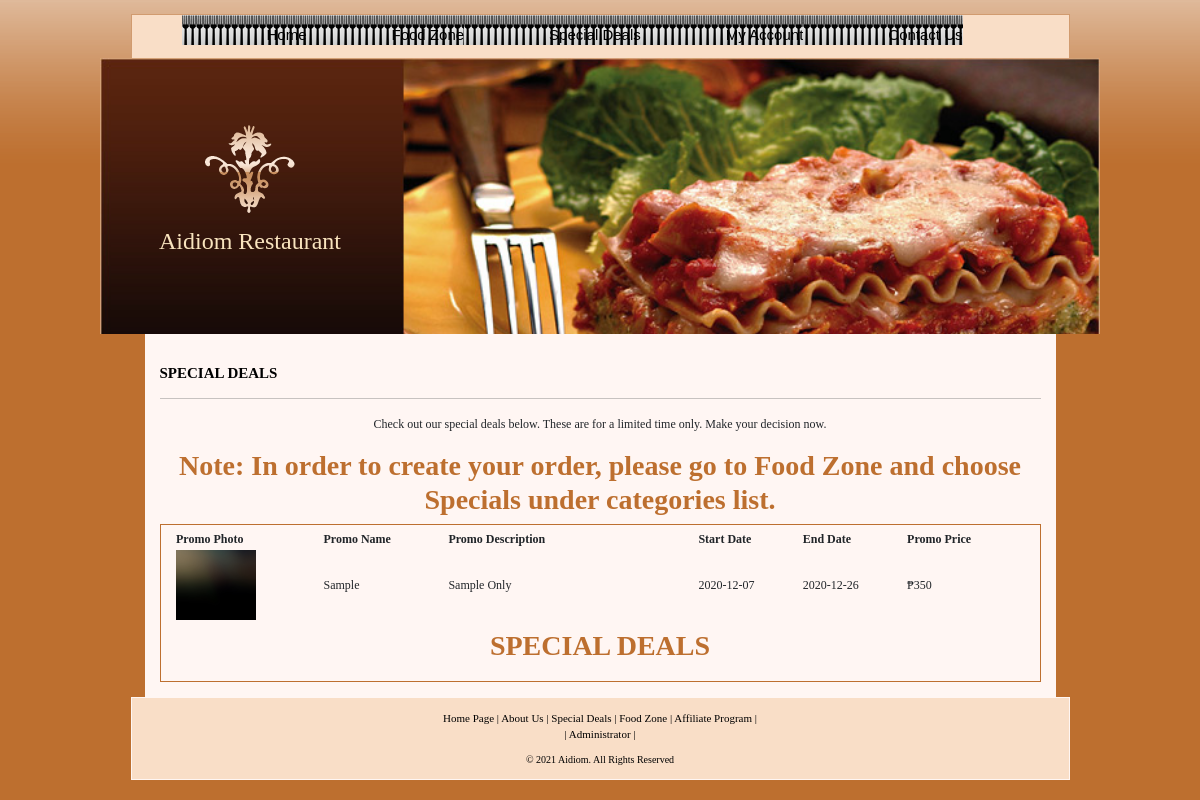
The page /specialdeals.php on the database its author committed.
### tables this page shows
CREATE TABLE `specials` (
  `special_id` int(15) NOT NULL,
  `special_name` varchar(25) NOT NULL,
  `special_description` text NOT NULL,
  `special_price` float NOT NULL,
  `special_start_date` date NOT NULL,
  `special_end_date` date NOT NULL,
  `special_photo` text NOT NULL
);

CREATE TABLE `currencies` (
  `currency_id` int(5) NOT NULL,
  `currency_symbol` varchar(15) NOT NULL,
  `flag` int(1) NOT NULL
);

### specialdeals.php (the view, shortened to what this page needs)
<?php
require_once 'includes/connection.php';
$result=mysqli_query($conn,"SELECT * FROM specials")
or die("There are no records to display ... \n" . mysqli_error());
?>
<?php
    $flag_1 = 1;
    $currencies=mysqli_query($conn,"SELECT * FROM currencies WHERE flag='$flag_1'")
    or die("A problem has occured ... \n" . "Our team is working on it at the moment ... \n" . "Please check back after few hours.");
?>
<!DOCTYPE HTML PUBLIC "-//W3C//DTD HTML 4.01 Transitional//EN" "http://www.w3.org/TR/html4/loose.dtd"><html>
<html>
<head>
<?php $pageTitle='Specials';
include 'page_title_scripts/title_style_scripts.php'?>
</head>
<body>
<div id="page">
  <?php include 'navheaders/user_nav_header.php'?>
<div id="center">
  <h1>SPECIAL DEALS</h1>
  <hr>
  <p>Check out our special deals below. These are for a limited time only. Make your decision now.</p>
  <h3>Note: In order to create your order, please go to Food Zone and choose Specials under categories list.</h3>
  <div style="border:#bd6f2f solid 1px;padding:4px 6px 2px 6px">
<table width="850" align="center">
    <CAPTION><h3>SPECIAL DEALS</h3></CAPTION>
        <tr>
                <th>Promo Photo</th>
                <th>Promo Name</th>
                <th>Promo Description</th>
                <th>Start Date</th>
                <th>End Date</th>
                <th>Promo Price</th>
        </tr>
        <?php
                $symbol=mysqli_fetch_assoc($currencies);
                while ($row=mysqli_fetch_assoc($result)){
                    echo "<tr>";
                    echo '<td><a href=images/'. $row['special_photo']. ' alt="click to view full image" target="_blank"><img src=images/'. $row['special_photo']. ' width="80" height="70"></a></td>';
                    echo "<td>" . $row['special_name']."</td>";
                    echo "<td width='250' align='left'>" . $row['special_description']."</td>";
                    echo "<td>" . $row['special_start_date']."</td>";
                    echo "<td>" . $row['special_end_date']."</td>";
                    echo "<td>" . $symbol['currency_symbol']. "" . $row['special_price']."</td>";
                    echo "</tr>";
                    }
?>
</table>
  </div>
</div>
<?php include 'footer.php'; ?>
</div>
</body>
</html>

### stylesheets/user_styles.css (style rules this page uses)
html,body { margin:0; padding:0; background:#bd6f2f url(../images/base-bg.gif) repeat-x top; width:100%;height:100%; font-family:tahoma; }
a img { border:0; }
a { color: #B80000; text-decoration: underline; }
h1 { font-weight: bold; color: #000000; margin: 0px; font-size:15px; text-transform:uppercase; margin: 15px 0 8px 0; }
h3 { font-weight:bold; text-align:center; color:#bd6f2f; }
p { text-align:center; }
#page { width:1000px; margin:0 auto; padding-top:14px; }
#center { width:911px; margin:0 auto; background:#fff6f3; padding:15px; font-size:12px; text-align:justify; }

### rows shown on the page
specials: special_photo (picture), special_name "Sample", special_description "Sample Only", special_start_date "2020-12-07", special_end_date "2020-12-26", special_price "350"
currencies: currency_symbol "₱"

### other values the page prints
APP_NAME "Aidiom"
